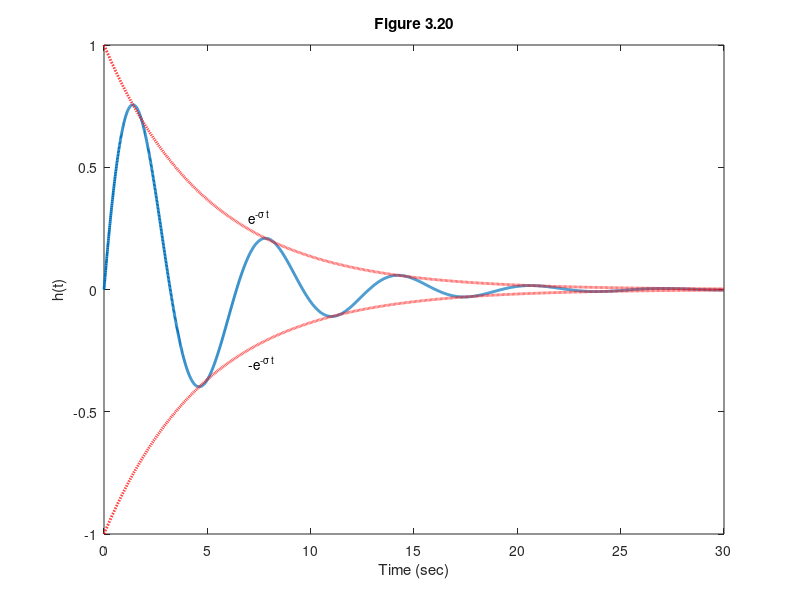

MATLAB code to generate this figure: (Note: this script raises an error after producing the figure.)
%  Figure 3.20      Feedback Control of Dynamic Systems, 6e
%                        Franklin, Powell, Emami
% script to generate Fig. 3.20
% fig3_20.m 
clf;
num=[1];          % form transfer function
den=[1 2*.2 1];
t=0:.01:30;       % define time vector
sys=tf(num,den);  % define system
y=impulse(sys,t); % compute impulse response
plot(t,y,'LineWidth',2)
hold on
% compute e^(-.2t)
ne=1;
de=[1 .2];
syse=tf(ne,de);
ye=impulse(syse,t);
plot(t,ye,':r','LineWidth',2)
plot(t,-ye,':r','LineWidth',2),
axis([0 30 -1 1])
hold off
title('Figure 3.20')
xlabel('Time (sec)')
ylabel('h(t)')
text(7,.3,'e^{-\sigma t}');
text(7,-.3,'-e^{-\sigma t}');
% grid
nicegrid
